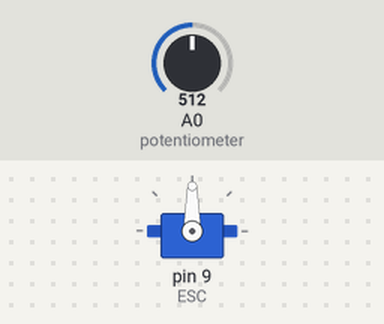
Recording of a sketch running on a simulated Arduino Leonardo, built for the host (arithmetic inside an expression is 32-bit, double 64-bit). Shown: servo. The inputs (shaded band) are chosen by the test bench; at power-on: A0 (potentiometer) = 512.

Above: at 1.2 s.
1.3 s: A0 (potentiometer) set to 610
At 2.4 s:
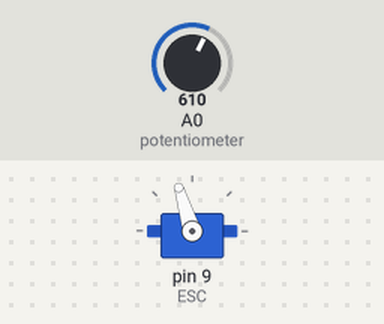
2.8 s: A0 (potentiometer) set to 716
At 3.5 s:
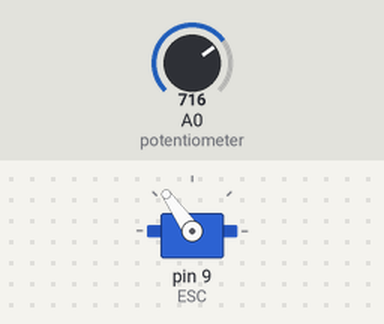
4.3 s: A0 (potentiometer) set to 900
At 4.7 s:
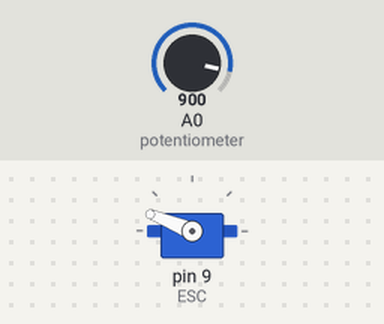
5.8 s: A0 (potentiometer) set to 1023
At 7.0 s:
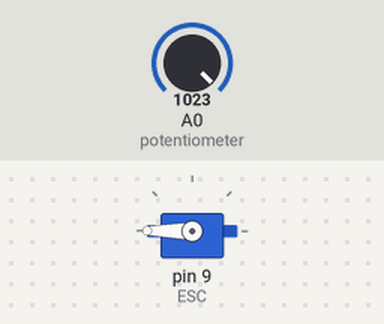
7.3 s: A0 (potentiometer) set to 306
At 8.1 s:
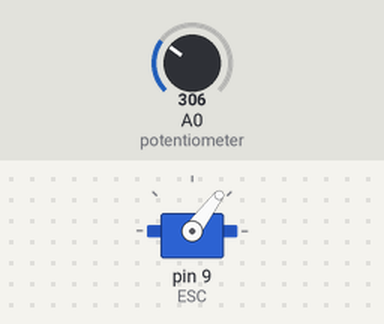
Timing chart, 0 to 9.8 s (numbered marks = the images above; inputs shaded):
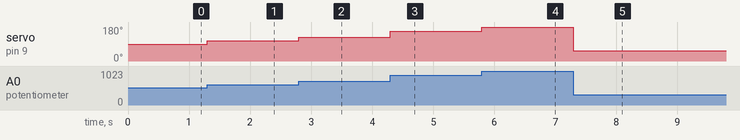

Measured:
- after the input at 1.3 s, servo on pin 9 (ESC): 90° → 107° at once
- after the input at 2.8 s, servo on pin 9 (ESC): 107° → 125° at once
- after the input at 4.3 s, servo on pin 9 (ESC): 125° → 158° at once
- after the input at 5.8 s, servo on pin 9 (ESC): 158° → 180° at once
- after the input at 7.3 s, servo on pin 9 (ESC): 180° → 53° at once

The sketch:

fin.ino
```cpp
#include <Servo.h>
Servo ESC;     // create servo object to control the ESC
int potValue;

int c = 0;
int rpm = 0;
int d = 0;
int prev = 1;
volatile bool bFlag = false;

void setup() {

  cli();
  TCCR4A = 0;// set entire TCCR1A register to 0
  TCCR4B = 0;// same for TCCR1B
  TCNT4  = 0;//initialize counter value to 0
  // set compare match register for 1hz increments
  OCR4A = 62499;// = (16*10^6) / (1*1024) - 1 (must be <65536)
  // turn on CTC mode
  TCCR4B |= (1 << WGM42);
  // Set CS10 and CS32 bits for 1024 prescaler
  TCCR4B |= (1 << CS42) | (1 << CS40);
  // enable timer compare interrupt
  TIMSK4 |= (1 << OCIE4A);

  sei();

  pinMode(A0, INPUT);
  pinMode(4, INPUT);
  Serial.begin(9600);
  ESC.attach(9,1000,2000);

}

void loop() {
  potValue = analogRead(A0);   // reads the value of the potentiometer (value between 0 and 1023)
  potValue = map(potValue, 0, 1023, 0, 180);   // scale it to use it with the servo library (value between 0 and 180)
  ESC.write(potValue);
  //Serial.println(analogRead(A0));
  if(analogRead(A0)>600 && prev <600){
    c+=1;
  }
  prev=analogRead(A0);
  if (bFlag){
    //Serial.print("RPM ");
    Serial.println(c*0.4);
    c = 0;
    bFlag = false;
  }
}

ISR(TIMER4_COMPA_vect){
  bFlag = true;
}
```
